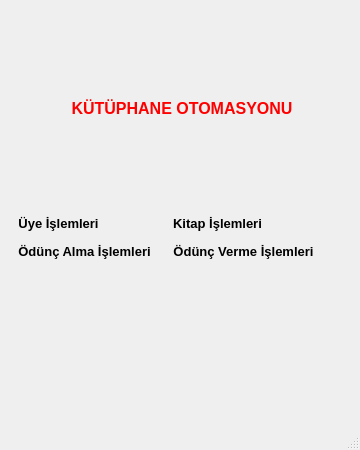
<?xml version="1.0" encoding="UTF-8"?>
<ui version="4.0">
 <class>MainWindow</class>
 <widget class="QMainWindow" name="MainWindow">
  <property name="geometry">
   <rect>
    <x>0</x>
    <y>0</y>
    <width>360</width>
    <height>450</height>
   </rect>
  </property>
  <property name="font">
   <font>
    <pointsize>10</pointsize>
   </font>
  </property>
  <property name="windowTitle">
   <string>Kütüphane Otomasyonu</string>
  </property>
  <widget class="QWidget" name="centralwidget">
   <widget class="QWidget" name="layoutWidget">
    <property name="geometry">
     <rect>
      <x>10</x>
      <y>10</y>
      <width>344</width>
      <height>398</height>
     </rect>
    </property>
    <layout class="QVBoxLayout" name="verticalLayout">
     <item>
      <widget class="QLabel" name="titleLibrary">
       <property name="minimumSize">
        <size>
         <width>0</width>
         <height>16</height>
        </size>
       </property>
       <property name="palette">
        <palette>
         <active>
          <colorrole role="WindowText">
           <brush brushstyle="SolidPattern">
            <color alpha="255">
             <red>255</red>
             <green>0</green>
             <blue>0</blue>
            </color>
           </brush>
          </colorrole>
         </active>
         <inactive>
          <colorrole role="WindowText">
           <brush brushstyle="SolidPattern">
            <color alpha="255">
             <red>255</red>
             <green>0</green>
             <blue>0</blue>
            </color>
           </brush>
          </colorrole>
         </inactive>
         <disabled/>
        </palette>
       </property>
       <property name="font">
        <font>
         <pointsize>12</pointsize>
         <bold>true</bold>
        </font>
       </property>
       <property name="text">
        <string>KÜTÜPHANE OTOMASYONU</string>
       </property>
       <property name="alignment">
        <set>Qt::AlignmentFlag::AlignCenter</set>
       </property>
      </widget>
     </item>
     <item>
      <layout class="QFormLayout" name="formLayout">
       <item row="0" column="0">
        <widget class="QToolButton" name="pb_member">
         <property name="font">
          <font>
           <pointsize>10</pointsize>
           <bold>true</bold>
          </font>
         </property>
         <property name="text">
          <string>Üye İşlemleri</string>
         </property>
         <property name="icon">
          <iconset resource="Icons.qrc">
           <normaloff>:/images/build/user.jpg</normaloff>:/images/build/user.jpg</iconset>
         </property>
         <property name="iconSize">
          <size>
           <width>160</width>
           <height>160</height>
          </size>
         </property>
         <property name="toolButtonStyle">
          <enum>Qt::ToolButtonStyle::ToolButtonTextUnderIcon</enum>
         </property>
         <property name="autoRaise">
          <bool>true</bool>
         </property>
        </widget>
       </item>
       <item row="0" column="1">
        <widget class="QToolButton" name="pb_book">
         <property name="font">
          <font>
           <pointsize>10</pointsize>
           <bold>true</bold>
          </font>
         </property>
         <property name="text">
          <string>Kitap İşlemleri</string>
         </property>
         <property name="icon">
          <iconset resource="Icons.qrc">
           <normaloff>:/images/build/book.jpg</normaloff>:/images/build/book.jpg</iconset>
         </property>
         <property name="iconSize">
          <size>
           <width>160</width>
           <height>160</height>
          </size>
         </property>
         <property name="toolButtonStyle">
          <enum>Qt::ToolButtonStyle::ToolButtonTextUnderIcon</enum>
         </property>
         <property name="autoRaise">
          <bool>true</bool>
         </property>
        </widget>
       </item>
       <item row="1" column="0">
        <widget class="QToolButton" name="pb_borrow">
         <property name="font">
          <font>
           <pointsize>10</pointsize>
           <bold>true</bold>
           <stylestrategy>PreferDefault</stylestrategy>
          </font>
         </property>
         <property name="autoFillBackground">
          <bool>false</bool>
         </property>
         <property name="text">
          <string>Ödünç Alma İşlemleri</string>
         </property>
         <property name="icon">
          <iconset resource="Icons.qrc">
           <normaloff>:/images/build/odunc_1.jpg</normaloff>:/images/build/odunc_1.jpg</iconset>
         </property>
         <property name="iconSize">
          <size>
           <width>160</width>
           <height>160</height>
          </size>
         </property>
         <property name="toolButtonStyle">
          <enum>Qt::ToolButtonStyle::ToolButtonTextUnderIcon</enum>
         </property>
         <property name="autoRaise">
          <bool>true</bool>
         </property>
         <property name="arrowType">
          <enum>Qt::ArrowType::NoArrow</enum>
         </property>
        </widget>
       </item>
       <item row="1" column="1">
        <widget class="QToolButton" name="pb_lend">
         <property name="font">
          <font>
           <pointsize>10</pointsize>
           <bold>true</bold>
          </font>
         </property>
         <property name="text">
          <string>Ödünç Verme İşlemleri</string>
         </property>
         <property name="icon">
          <iconset resource="Icons.qrc">
           <normaloff>:/images/build/odunc_2.jpg</normaloff>:/images/build/odunc_2.jpg</iconset>
         </property>
         <property name="iconSize">
          <size>
           <width>160</width>
           <height>160</height>
          </size>
         </property>
         <property name="toolButtonStyle">
          <enum>Qt::ToolButtonStyle::ToolButtonTextUnderIcon</enum>
         </property>
         <property name="autoRaise">
          <bool>true</bool>
         </property>
        </widget>
       </item>
      </layout>
     </item>
    </layout>
   </widget>
  </widget>
  <widget class="QMenuBar" name="menubar">
   <property name="geometry">
    <rect>
     <x>0</x>
     <y>0</y>
     <width>360</width>
     <height>19</height>
    </rect>
   </property>
  </widget>
  <widget class="QStatusBar" name="statusbar"/>
 </widget>
 <resources>
  <include location="Icons.qrc"/>
 </resources>
 <connections/>
</ui>
